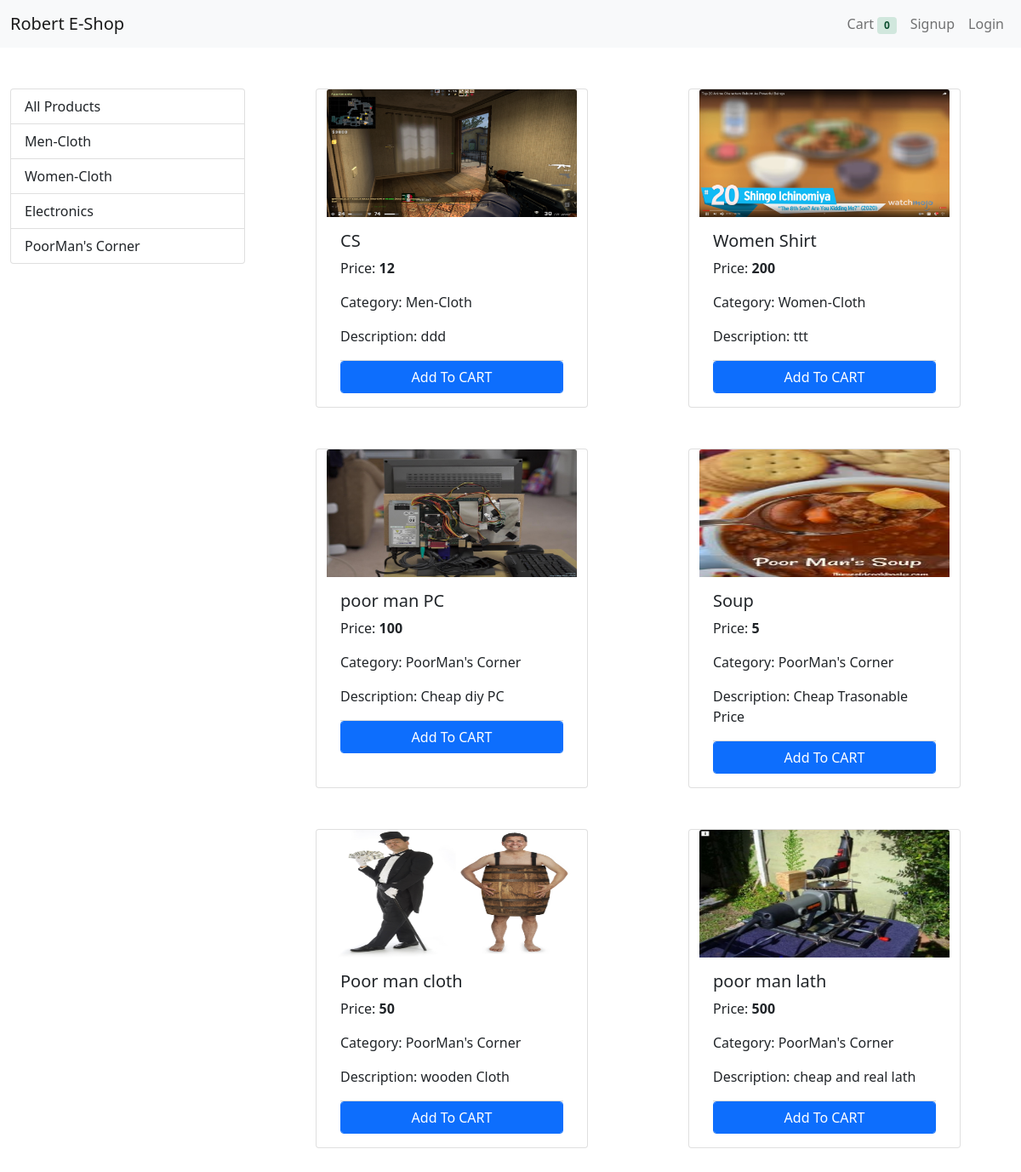
The page / on the database its author committed.
### ecomapp/models/category.py (models this page shows)
class Category(models.Model):
    cate_name = models.CharField(max_length= 50)
    @staticmethod
    def get_all_categories():
        return Category.objects.all()
    def __str__(self):
        return self.cate_name

### ecomapp/models/product.py (models this page shows, shortened)
class Product(models.Model):
    prod_name = models.CharField(max_length= 50)
    prod_price = models.IntegerField(default=0)
    prod_category=models.ForeignKey(Category, on_delete=models.CASCADE, default=1)
    prod_description = models.CharField(max_length=200,default="",null=True,blank=True)
    prod_image = models.ImageField(upload_to='uploads/products/')
    @staticmethod
    def get_all_product():
        return Product.objects.all()

### ecomapp/views.py (the view, shortened to what this page needs)
# urls.py: path('', Index.as_view(), name='index'),
class Index(View):
    def get(self, request):
        cart = request.session.get('cart')
        if not cart:
            request.session['cart'] = {}
        products = None
        categories = Category.get_all_categories()
        categoryID = request.GET.get('category')
        print(categoryID)
        if categoryID:
            products = Product.get_all_product_by_category_id(categoryID)
        else:
            products = Product.get_all_product()
        data = {}
        data['products'] = products
        data['categories'] = categories
        print(request.session.get('email'))
        return render(request, "index.html", data)

### ecomapp/templatetags/cart.py (called while the page is built)
@register.filter(name='is_in_cart')
def is_in_cart(product,cart):
    keys = cart.keys()
    val = cart.values()
    for id in keys:
        if int(id) == product.id:
            return True
    print('kkkk',product,keys,cart,val)
    return False

### ecomapp/templates/index.html (shortened to what this page needs)
{% extends 'base.html' %}
{% block content %}
{% load cart %}
<div class="container-fluid mt-5">
    <div class="row">
        <div class="col-lg-3 mx-auto">
            <div class="list-group">
                <a href="/" class="list-group-item list-group-item-action">All Products</a>
                {% for category in categories %}
                <a href="/?category={{category.id}}" class="list-group-item list-group-item-action">{{category.cate_name}}</a>
                {% endfor %}
            </div>
        </div>
        <div id="products" class="col-lg-9 mx-auto">
            <div class='row mx-auto'>
                {% for i in products %}
                <div class="card mx-auto mb-5" id={{i.id}} style="width: 20rem;">
                    <img style="height: 150px;" src="{{i.prod_image.url}}" class="card-img-top" alt="...">
                    <div class="card-body">
                        <h5 class="card-title">{{i.prod_name}}</h5>
                        <p class="card-text">Price: <b>{{i.prod_price}}</b></p>
                        <p class="card-text">Category: {{i.prod_category}}</p>
                        <p class="card-text">Description: {{i.prod_description}}</p>
                        <div class="card-footer p-0 no-gutters">
                            {% if i|is_in_cart:request.session.cart %}
                            <div class="row">
                                <form action="/#{{i.id}}" method="post" class="col-2">
                                    {% csrf_token %}
                                    <input hidden type="text" name='product' value="{{i.id}}">
                                    <input hidden type="text" name='remove' value="True">
                                    <input type="submit" value="-" class="btn btn-block btn-success">
                                </form>
                                <div class="text-center col">{{i|cart_quantity:request.session.cart}} in cart</div>
                                <form action="/#{{i.id}}" method="post" class="col-2">
                                    {% csrf_token %}
                                    <input hidden type="text" name='product' value="{{i.id}}">
                                    <input type="submit" value="+" class="btn btn-block btn-success">
                                </form>
                            </div>
                            {% else %}
                            <form action="/#{{i.id}}" method="POST" class="btn-block">
                                <input type='submit' class="float-right btn btn-primary btn-block form-control"
                                       value="Add To CART">
                            </form>
                            {% endif %}
                        </div>
                    </div>
                </div>
                {% endfor %}
            </div>
        </div>
    </div>
</div>
{% endblock %}

### ecomapp/templates/base.html (shortened to what this page needs)
<!doctype html>
<html lang="en">
<head>
    <link href="https://cdn.jsdelivr.net/npm/bootstrap@5.1.3/dist/css/bootstrap.min.css" rel="stylesheet"
>
</head>
<body>
<nav class="navbar navbar-expand-lg navbar-light bg-light">
    <div class="container-fluid">
        <a class="navbar-brand" href="/">Robert E-Shop</a>
        <div class='collapse navbar-collapse' id='navbarSupportedContent'>
            <ul class='navbar-nav mr-auto'>
                <li class="nav-item active">
                    <a class="nav-link " href="#">{{ request.session.email }}</a>
                </li>
            </ul>
        </div>
        <ul class="navbar-nav my-2 my-lg-0">
            <li class="nav-item">
                <a class="nav-link " href="/cart">Cart
                <span class="badge alert-success">{{request.session.cart.keys|length}}</span>
            </a>
            </li>
            {% if request.session.customer %}
            <li class="nav-item active">
                <a class="nav-link " aria-current="page" href="/orders">Orders</a>
            </li>
            <li class="nav-item active">
                <a class="nav-link " aria-current="page" href="/logout">Logout</a>
            </li>
            {% else %}
            <li class="nav-item active">
                <a class="nav-link " aria-current="page" href="/signup">Signup</a>
            </li>
            <li class="nav-item active">
                <a class="nav-link " aria-current="page" href="/login">Login</a>
            </li>
            {% endif %}
        </ul>
    </div>
</nav>
{% block content %}{% endblock %}
</body>
</html>

### rows shown on the page
Category: cate_name "Men-Cloth"
Category: cate_name "Women-Cloth"
Category: cate_name "Electronics"
Category: cate_name "PoorMan's Corner"
Product: prod_image (picture), prod_name "CS", prod_price "12", prod_category "Men-Cloth", prod_description "ddd"
Product: {{ i.id }} 2 (drawn), prod_image (picture), prod_name "Women Shirt", prod_price "200", prod_category "Women-Cloth", prod_description "ttt"
Product: prod_image (picture), prod_name "poor man PC", prod_price "100", prod_category "PoorMan's Corner", prod_description "Cheap diy PC"
Product: prod_image (picture), prod_name "Soup", prod_price "5", prod_category "PoorMan's Corner", prod_description "Cheap Trasonable Price"
Product: prod_image (picture), prod_name "Poor man cloth", prod_price "50", prod_category "PoorMan's Corner", prod_description "wooden Cloth"
Product: prod_image (picture), prod_name "poor man lath", prod_price "500", prod_category "PoorMan's Corner", prod_description "cheap and real lath"

### other values the page prints
{{ request.session.cart.keys|length }} "0"
